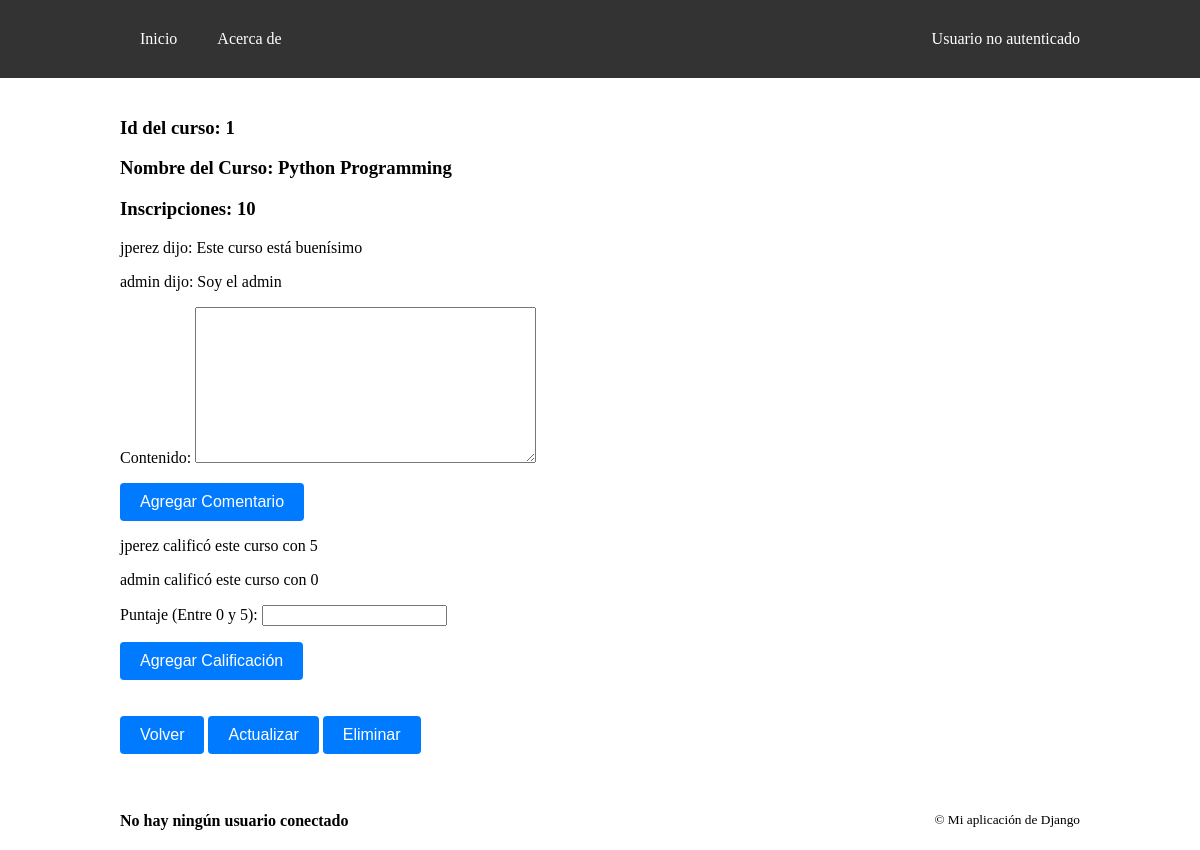
Page /myapp/curso/1 on the earlier database version.
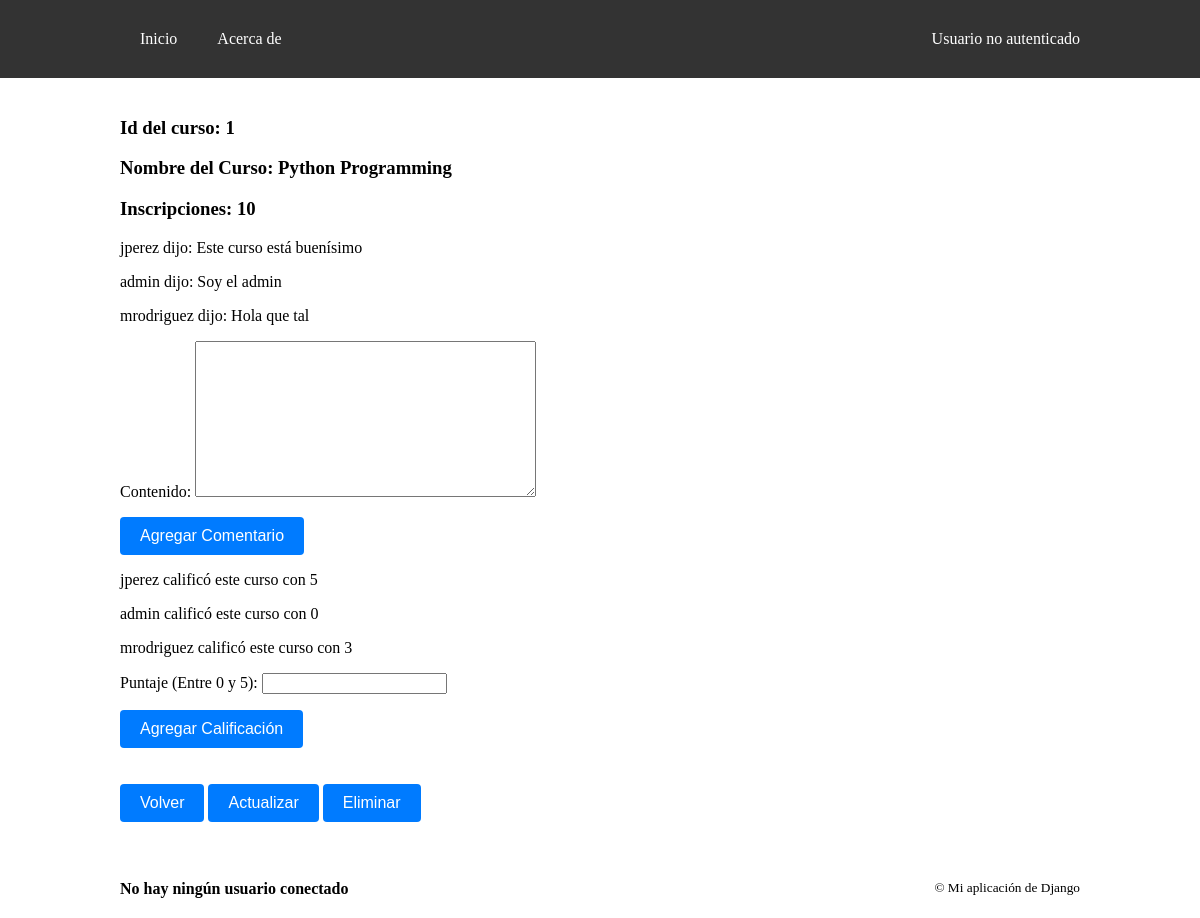
Same page on the later database version.
### myapp/models.py (models this page shows)
class Comentario(models.Model):
    usuario = models.ForeignKey(User, on_delete=models.CASCADE)
    curso = models.ForeignKey(Curso, on_delete=models.CASCADE)
    contenido = models.TextField()
    fecha_publicacion = models.DateTimeField(auto_now_add=True)

class Calificacion(models.Model):
    usuario = models.ForeignKey(User, on_delete=models.CASCADE)
    curso = models.ForeignKey(Curso, on_delete=models.CASCADE)
    puntaje = models.IntegerField()

### myapp/views.py (the view)
# urls.py: path("curso/<int:pk>", views.curso, name="curso"),
def curso(request, pk):
    try:
        curso = Curso.objects.get(id=pk)
        comentarios = Comentario.objects.filter(curso=curso)
        calificaciones = Calificacion.objects.filter(curso=curso)
        comentario_form = ComentarioForm()
        calificacion_form = CalificacionForm()
    except Curso.DoesNotExist:
        raise Http404
    ctx = {
        "curso": curso,
        "comentarios": comentarios,
        "calificaciones": calificaciones,
        "comentario_form": comentario_form,
        "calificacion_form": calificacion_form
        }
    return render(request, "myapp/curso.html", ctx)

### myapp/forms.py (shortened to what this page needs)
class ComentarioForm(forms.ModelForm):
    class Meta:
        model = Comentario
        fields = ['contenido']

class CalificacionForm(forms.ModelForm):
    class Meta:
        model = Calificacion
        fields = ['puntaje']
        labels = {'puntaje': 'Puntaje (Entre 0 y 5)'}

### myapp/templates/myapp/curso.html (shortened to what this page needs)
{% extends "myapp/layout.html" %}
{% block content %}
<h3>Id del curso: {{ curso.id }}</h3>
<h3>Nombre del Curso: {{ curso.nombre }}</h3>
<h3>Inscripciones: {{ curso.inscripciones }}</h3>
{% for comentario in comentarios %}
    <p>{{ comentario.usuario.username }} dijo: {{ comentario.contenido }}</p>
{% empty %}
    <p>No hay comentarios para este curso</p>
{% endfor %}
<form method="post" action="{% url 'agregar_comentario' curso.id %}">
    {{ comentario_form.as_p }}
    <button type="submit">Agregar Comentario</button>
</form>
{% for calificacion in calificaciones %}
    <p>{{ calificacion.usuario.username }} calificó este curso con {{ calificacion.puntaje }}</p>
{% empty %}
    <p>No hay calificaciones para este curso</p>
{% endfor %}
<form method="post" action="{% url 'agregar_calificacion' curso.id %}">
    {{ calificacion_form.as_p }}
    <button type="submit">Agregar Calificación</button>
</form>
<br><br>
<a href="{% url 'cursos' %}"><button>Volver</button></a>
<a href="{% url 'actualizar_curso' curso.id %}"><button>Actualizar</button></a>
<a href="{% url 'eliminar_curso' curso.id %}"><button>Eliminar</button></a>
<br>
{% endblock %}

Differences in the rows shown:
added Comentario: usuario.username "mrodriguez", contenido "Hola que tal"
added Calificacion: usuario.username "mrodriguez", puntaje "3"
